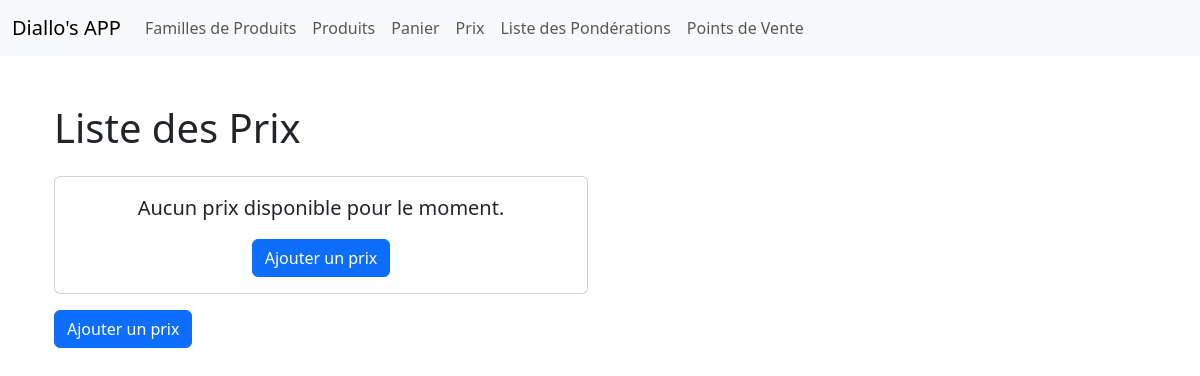
The app's page /, older data.
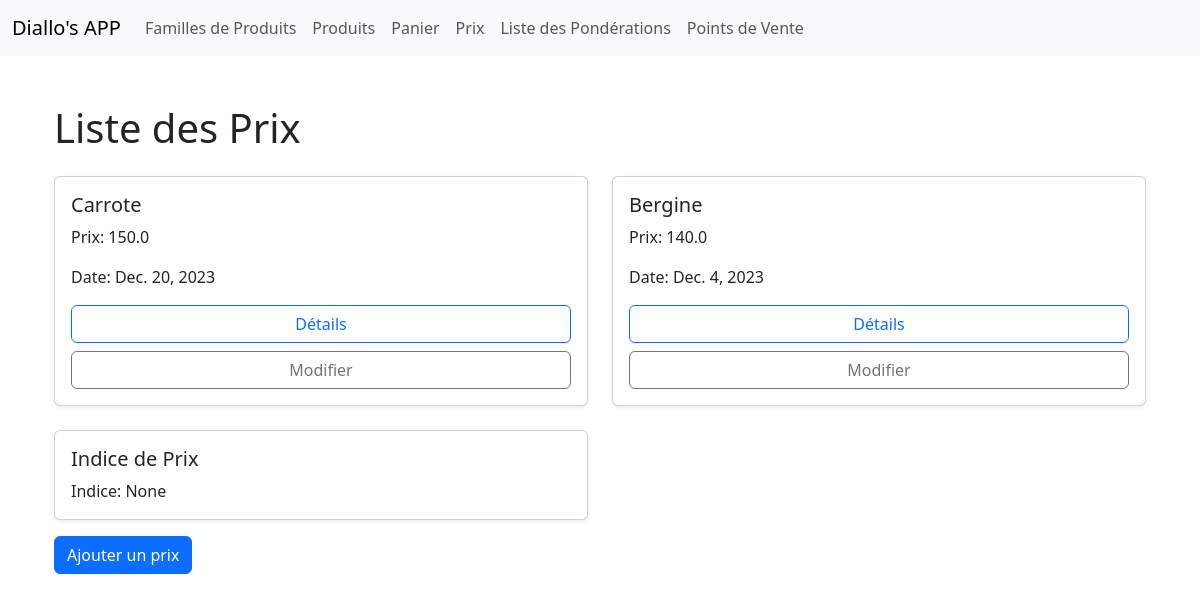
The same page, newer data.
### gestion_produits/models.py (models this page shows, shortened)
class Price(models.Model):
    DEFAULT_VALUE = 0.0
    value = models.FloatField(default=DEFAULT_VALUE)
    date = models.DateField()
    product = models.ForeignKey(Product, on_delete=models.CASCADE)
    zone = models.ForeignKey(pointvente, on_delete=models.CASCADE)
    ponderation = models.OneToOneField(Ponderation, on_delete=models.CASCADE, null=True, blank=True)

class Product(models.Model):
    DEFAULT_CODE = 'DEFAULT_CODE'
    DEFAULT_NAME = 'DEFAULT_NAME'
    DEFAULT_DESCRIPTION = 'DEFAULT_DESCRIPTION'
    code_name = models.CharField(max_length=100, default=DEFAULT_CODE)
    name = models.CharField(max_length=100, default=DEFAULT_NAME)
    description = models.TextField(default=DEFAULT_DESCRIPTION)
    family = models.ForeignKey(Family, on_delete=models.CASCADE)

### gestion_produits/views.py (the view)
# urls.py: path('', views.price_list, name='home'),
def price_list(request):
    prices = Price.objects.all()
    price_index = calculate_price_index(prices)
    return render(
        request,
        'price_list.html',
        {
            'prices': prices,
            'price_index': price_index,
        }
    )

### gestion_produits/utils.py (called while the page is built)
def calculate_price_index(prices):
    total_weighted = 0.0
    total_weight = 0.0
    for price in prices:
        value_as_float = float(price.value)
        if price.ponderation is not None:
            ponderation_as_float = float(price.ponderation.ponderation)
            weighted_price = value_as_float * ponderation_as_float
            total_weighted += weighted_price
            total_weight += ponderation_as_float
    if total_weight != 0:
        price_index = total_weighted / total_weight
        return price_index
    else:
        return None

### gestion_produits/templates/price_list.html (shortened to what this page needs)
{% extends 'base.html' %}
{% block content %}
<div class="container mt-5">
    <h1 class="mb-4">Liste des Prix</h1>
    <div class="row row-cols-1 row-cols-md-2 g-4">
        {% for price in prices %}
            <div class="col">
                <div class="card h-100 shadow-sm">
                    <div class="card-body">
                        <h5 class="card-title">{{ price.product.name }}</h5>
                        <p class="card-text">Prix: {{ price.value }}</p>
                        <p class="card-text">Date: {{ price.date }}</p>
                        <div class="d-grid gap-2">
                            <a href="{% url 'price_detail' pk=price.pk %}" class="btn btn-outline-primary">Détails</a>
                            <a href="{% url 'price_edit' pk=price.pk %}" class="btn btn-outline-secondary">Modifier</a>
                        </div>
                    </div>
                </div>
            </div>
        {% empty %}
            <div class="col">
                <div class="card text-center">
                    <div class="card-body">
                        <p class="card-text fs-5">Aucun prix disponible pour le moment.</p>
                        <a href="{% url 'price_add' %}" class="btn btn-primary">Ajouter un prix</a>
                    </div>
                </div>
            </div>
        {% endfor %}
        {% if prices %}
            <div class="col">
                <div class="card h-100 shadow-sm">
                    <div class="card-body">
                        <h5 class="card-title">Indice de Prix</h5>
                        <p class="card-text">Indice: {{ price_index }}</p>
                    </div>
                </div>
            </div>
        {% endif %}
    </div>
    <div class="col mt-3">
        <a href="{% url 'price_add' %}" class="btn btn-primary">Ajouter un prix</a>
    </div>
</div>
{% endblock %}

Row changes from the older to the newer data that the page shows:
added Price: product.name "Carrote", value "150.0", date "Dec. 20, 2023"
added Price: product.name "Bergine", value "140.0", date "Dec. 4, 2023"
Text that changed along with them:
{{ price_index }}: (not shown) → "None"
text no longer shown: "Aucun prix disponible pour le moment. Ajouter un prix"
text now shown: "Indice de Prix Indice:"
